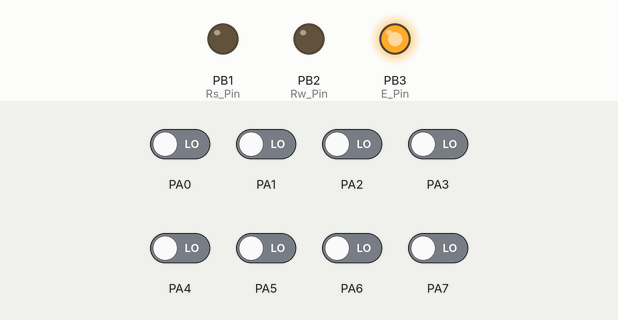
Recording of a program running on a simulated ATmega32, built with avr-gcc and emulated at 1 MHz. On the bench: output pins drawn as LEDs (lit = HIGH). Inputs (shaded band) come from the test bench; at power-on: PA0–7 LOW. At 0.7 s the program stops and its outputs stay as they are.

Above: at 0.16 s.
At 0.8 s:
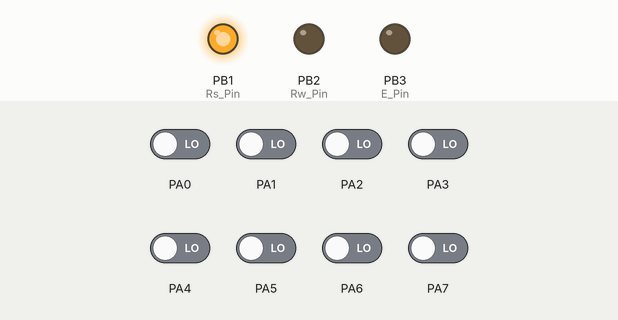
Timing chart, 0 to 2.2 s (numbered marks = the images above):
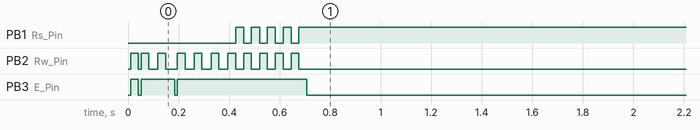

Measured:
- by itself, PB1 (Rs_Pin): alternates HIGH for 0.03 s and LOW for 0.03 s, 9 changes in all, then stays HIGH
- by itself, PB2 (Rw_Pin): alternates HIGH for 0.03 s and LOW for 0.03 s, 22 changes in all, then stays LOW
- by itself, PB3 (E_Pin): goes HIGH 0.03 s, LOW 0.01 s, HIGH 0.13 s, LOW 0.01 s, HIGH 0.51 s, then LOW

The program:

main.c
```c
/*
 * main.c
 *
 *  Created on: ??þ/??þ/????
 *      Author: HP
 */

//===========Include
#include "avr/delay.h"
#include "avr/io.h"
#include "Utils.h"
#include "LCD.h"

//===main Function
int main ()
{
	//=================GPIO configuration==================
	// <For 7-Segment>
    DDRA  &= (unsigned char)(~0xFF);        //Clear data Direction Register
    DDRA  |= 0xFF;           //Set data Direction Register
    PORTA &= (unsigned char)(~0xFF);        //Clear data  Register

    // <For SPi Pins>
    DDRB  &= (unsigned char)(~0xff);        //Clear data Direction Register
    DDRB  |= 1 << 6;         //Set Pin as output
    PORTA &= (unsigned char)(~0xff);        //Clear data  Register

	//================SPI configuration====================
	Reset_Bit(SPCR, MSTR);  //Enable Master Mode
	Set_Bit(SPCR, SPE);     //Enable SPI

	LCD_INIT();
    LCD_Send_string("Slave");

	char RX_Buffer, Str = 'A';
	while (1)
	{
		while (!Read_Bit(SPSR, SPIF));
		RX_Buffer = SPDR;
		LCD_Send_Command(Cursor_in_begining_of_Line_1 + 7);
		LCD_Send_char(RX_Buffer);
		SPDR = Str;
		LCD_Send_Command(Cursor_in_begining_of_Line_2);
		_delay_ms(1000);
		LCD_Send_char(Str);
		++Str;
		if ( Str == ('Z' + 1) )
		{
			Str = 'A';
		}

	}

	return 0;
}
```

Utils.h
```c
/*
 * Series.h
 *
 *  Created on: ??þ/??þ/????
 *      Author: HP
 */

#ifndef UTILS_H_
#define UTILS_H_

//Set Bit
#define Set_Bit(Reg, Bit)     (Reg |= (1 << Bit))
//Reset Bit
#define Reset_Bit(Reg, Bit)   (Reg &= ~(1 << Bit))
//Toggle bit
#define Toggle_Bit(Reg, Bit)  (Reg ^= (1 << Bit))
//Read bit
#define Read_Bit(Reg, Bit)    ( ((Reg >> Bit) & 1 ))


#endif /* UTILS_H_ */
```

LCD.c
```c
/*
 * LCD.c
 *
 *  Created on: ??þ/??þ/????
 *      Author: HP
 */

//Include
#include "LCD.h"
#include "GPIO.h"

/*******************************Function definition******************************/

//===========================LCD_INIT Function===============================
void LCD_INIT()
{
	//Make control Pins output
	Set_output(DDRB, 0b1110);
	_delay_ms(10);
	LCD_is_busy();                   //To make sure it is not Busy
	Reset_output(PORTA, 0xFF);       //Reset  PortA
	_delay_ms(10);
	LCD_Send_Command(Clear_Display); //Clear display

	//==============Suppose we are in Eight bit Mode
    #ifdef Eight_bit_Mode
    //Command to make it in 8-bit Mode
	LCD_Send_Command(Function_Set_8_bit_Mode_Line_2);
	_delay_ms(10);
    #endif
	//==============Suppose we are in Four bit Mode
    #ifdef Four_bit_Mode
	//Command to initialize 4-bit Mode
	Reset_output(PORTA, 0xFF);    //Reset output
	Set_output(PORTA, 0X02);      //Send command
    LCD_E_on_E_off();
    //Command to make it in 4-bit Mode
	Reset_output(PORTA, 0xFF);    //Reset output
    //Send command
    Set_output(PORTA, Function_Set_4_bit_Mode_Line_2);
    LCD_E_on_E_off();

    #endif
    LCD_Send_Command(Entry_Mode);                      //Entry
    LCD_Send_Command(Display_on_Cursor_on);            //Display_on_Cursor_on
    LCD_Send_Command(Display_on_Cursor_blinking);      //Binking_Cursor_on
}

//==========================LCD_E_off_E_on Function=======================
void LCD_E_on_E_off()
{
    Set_bit(PORTB, E_Pin);         //Set E on
	_delay_ms(30);                 //Delay
	Reset_bit(PORTB, E_Pin);       //Set E off

}

//==========================LCD_is_busy Function===========================
void LCD_is_busy()
{
	/******i can Reduce the number of Lines but i do that just for readability*****/
	Set_input(DDRA, 0xFF);	       //Set all Pins input
    Set_bit(PORTB, Rw_Pin);        //Set RW on
    Reset_bit(PORTB, Rs_Pin);      //Set RS off
    LCD_E_on_E_off();              //Send all information
	Reset_output(PORTB, 0b11100);  //Reset PortB
    Reset_bit(PORTB, Rs_Pin);      //Set RS ON
    Reset_output(PORTB, Rw_Pin);   //Set RW off
}

//=====================LCD_Send_Command Function============================
void LCD_Send_Command(int Com)
{
	LCD_is_busy();                 //To make sure it is not Busy
	Reset_bit(PORTB, Rs_Pin);      //Set RS off
	//==============Eight_bit_Mode
    #ifdef Eight_bit_Mode
	//Send Command
	Set_output(PORTA, Com);
	_delay_ms(5);                  //Small delay
    #endif

	//==============Four_bit_Mode
    #ifdef Four_bit_Mode
	Reset_output(PORTA, 0xFF);    //Reset output
	//Send first piece from Command
	Set_output(PORTA, (Com & 0xF0));
	_delay_ms(5);                 //Small delay
	//Receive   Command
	LCD_E_on_E_off();
    Reset_output(PORTA, 0xFF);    //Reset PortA
	//Send second piece from Command
	Set_output(PORTA, ((Com & 0x0F) << 4));
    #endif
	//Receive Command
	LCD_E_on_E_off();
	Reset_output(PORTA, 0xFF);    //Reset output
}

//===========================LCD_Send_char Function=========================
void LCD_Send_char(char Character)
{
	LCD_is_busy();                //To make sure it is not Busy
    Set_bit(PORTB, Rs_Pin);       //Set RS ON
	//==============Eight_bit_Mode
	#ifdef Eight_bit_Mode
	//Send data
    Set_output(PORTA, Character); //Send Data To Eight Pins
   #endif

	//==============Four_bit_Mode
   #ifdef Four_bit_Mode
    //Send first piece from Command
    Set_output(PORTA, (Character & 0xF0));
    _delay_ms(5);                 //Small delay
    //Receive   Command
    LCD_E_on_E_off();
	Reset_output(PORTA, 0xFF);    //Reset output
    //Send second piece from Command
    Set_output(PORTA, ((Character & 0x0F) << 4));
   #endif
    _delay_ms(1);
	//Receive data
    LCD_E_on_E_off();
	Reset_output(PORTA, 0xFF);    //Reset output
}

//========================LCD_Send_string Function============================
void LCD_Send_string(char* String)
{
	int Count = 0;
	while(*String)
	{
        LCD_Send_char(*String++);
        Count++;
        if(Count == 16)
        {
        	//Cursor in the  Line 2
        	LCD_Send_Command(Cursor_in_begining_of_Line_2);
	    }
        if(Count == 31)
        {
            Count = 0;
            LCD_Send_Command(Clear_Display);
            LCD_Send_Command(Cursor_in_begining_of_Line_1);
        }
	}
}
```

LCD.h
```c
/*
 * LCD.h
 *
 *  Created on: ??þ/??þ/????
 *      Author: HP
 */

#ifndef INC_LCD_H_
#define INC_LCD_H_

//Include Lib
#include "util/delay.h"

/*************LCD Instruction Macros*************/
#define Clear_Display                       0x01
#define Entry_Mode    						0x06
#define Display_off_Cursor_off    			0x08
#define Display_on_Cursor_on    			0x0E
#define Display_on_Cursor_off    			0x0c
#define Display_on_Cursor_blinking    		0x0F
#define Shift_entire_display_left    		0x18
#define Shift_entire_display_right    		0x1C
#define Move_cursor_left_by_one_character   0x10
#define Move_cursor_right_by_one_character  0x14
#define Function_Set_4_bit_Mode_Line_1      0x20
#define Function_Set_4_bit_Mode_Line_2      0x28
#define Function_Set_8_bit_Mode_Line_1      0x30
#define Function_Set_8_bit_Mode_Line_2      0x38
#define Cursor_in_begining_of_Line_1        0x80
#define Cursor_in_begining_of_Line_2        0xC0

/*****************LCD Control Signals******************/
#define Write      0
#define Read       1
#define Rs_on      1
#define Rs_off     0
#define Rw_on      1
#define Rw_off     0
#define Rw_Pin     2
#define Rs_Pin     1
#define E_Pin      3
#define Busy       1
#define NotBusy    0

//===================Set it in 8-bit Mode
#define Eight_bit_Mode
//#define Four_bit_Mode

/*****************Function Prototype******************/
void LCD_is_busy();
void LCD_INIT();
void LCD_E_on_E_off();
void LCD_Send_Command(int Com);
void LCD_Send_string(char* String);
void LCD_Send_char(char Character);


#endif /* INC_LCD_H_ */
```

GPIO.h
```c
/*
 * GPIO.h
 *
 *  Created on: ??þ/??þ/????
 *      Author: HP
 */

#ifndef GPIO_H_
#define GPIO_H_


//Include Libs
#include "util/delay.h"

/*******GPIOA Register Addresses*********/
#define PORTA     *((volatile uint32_t*)0x3B)
#define DDRA      *((volatile uint32_t*)0x3A)
#define PINA      *((volatile uint32_t*)0x39)

/*******GPIOB Register Addresses*********/
#define PORTB     *((volatile uint32_t*)0x38)
#define DDRB      *((volatile uint32_t*)0x37)
#define PINB      *((volatile uint32_t*)0x36)

/*******GPIOD Register Addresses*********/
#define PORTD     *((volatile uint32_t*)0x32)
#define DDRD      *((volatile uint32_t*)0x31)
#define PIND      *((volatile uint32_t*)0x30)

/*********(Set, Reset, Toggle) Bits Macros***********/
#define Set_bit(Address, Position)      Address |= (1 << Position)
#define Reset_bit(Address, Position)    Address &= ~(1 << Position)
#define Toggle_bit(Address, Position)   Address |= (1 << Position)

/*********Make Pins output Direction or Write(Low, High)***********/
#define Set_output(Address, Bits)       Address |= (Bits)
#define Reset_output(Address, Bits)     Address &= ~(Bits)
#define Set_input(Address, Bits)        Address &= ~(Bits)
#define Set_Pull_up(Address, Bits)      Address |= (Bits)

/*********Make Pins input***********/
#define Set_input(Address, Bits)       Address &= ~(Bits)

#endif /* GPIO_H_ */
```
